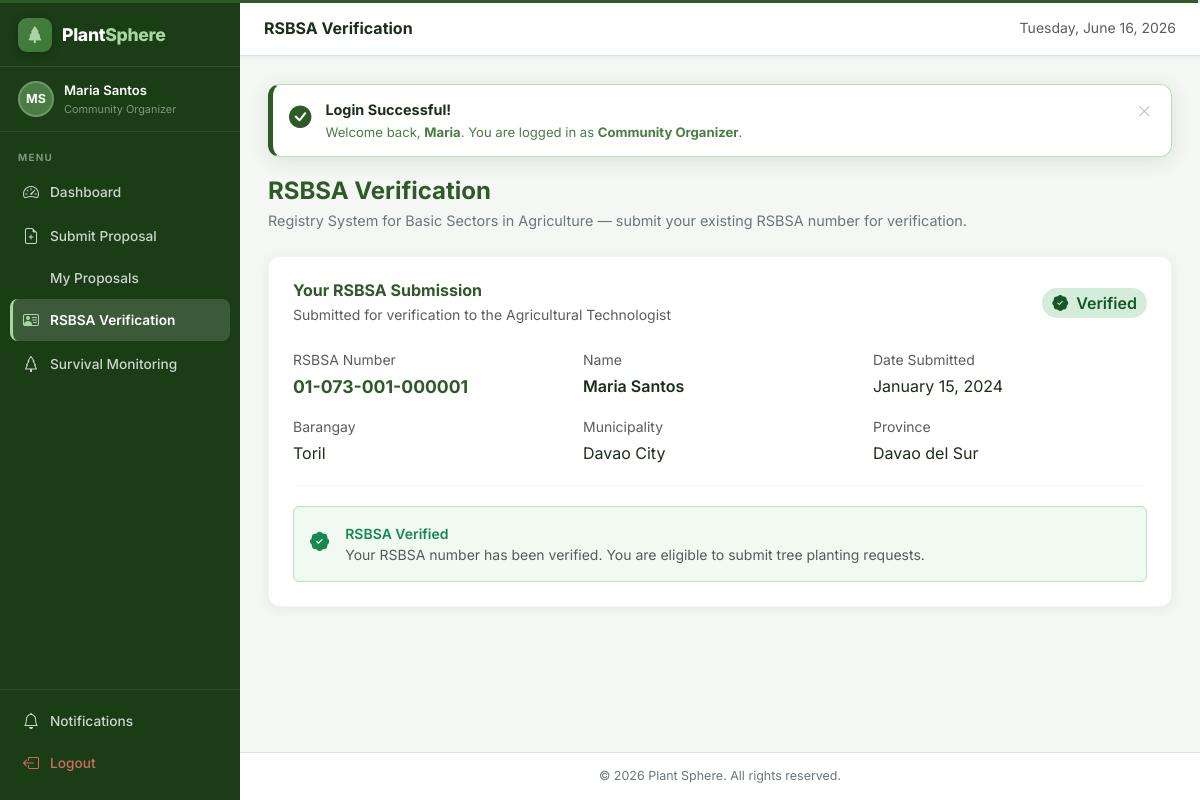
Page /index.php?action=rsbsa_form (signed in) on the committed database.
### tables this page shows
CREATE TABLE IF NOT EXISTS rsbsa_registry (
    id INT AUTO_INCREMENT PRIMARY KEY,
    user_id INT NOT NULL,
    rsbsa_number VARCHAR(50) UNIQUE NOT NULL,
    barangay VARCHAR(100) NOT NULL,
    municipality VARCHAR(100) NOT NULL,
    province VARCHAR(100) NOT NULL,
    farm_size DECIMAL(10,2) NOT NULL,
    crop_type VARCHAR(100) NOT NULL,
    registration_date DATE NOT NULL,
    status ENUM('pending','verified','rejected') DEFAULT 'pending',
    created_at TIMESTAMP DEFAULT CURRENT_TIMESTAMP,
    FOREIGN KEY (user_id) REFERENCES users(id)
);

### models/RsbsaRegistry.php (called while the page is built, shortened)
<?php
class RsbsaRegistry {
    private $conn;
    public function __construct($conn) {
        $this->conn = $conn;
    }
    public function getByUser($userId) {
        $stmt = $this->conn->prepare("SELECT * FROM rsbsa_registry WHERE user_id = ? ORDER BY created_at DESC LIMIT 1");
        $stmt->execute([$userId]);
        return $stmt->fetch();
    }
}
?>

### views/organizer/rsbsa_form.php (the view, shortened to what this page needs)
<?php
$pageTitle = 'RSBSA Verification';
include __DIR__ . '/../partials/layout_head.php';
$rsbsaModel = new RsbsaRegistry($conn);
$existing   = $rsbsaModel->getByUser($_SESSION['user']['id']);
?>
<div class="ps-page-header">
    <h2>RSBSA Verification</h2>
    <p>Registry System for Basic Sectors in Agriculture — submit your existing RSBSA number for verification.</p>
</div>
<?php if ($existing): ?>
<div class="ps-card">
    <div class="d-flex justify-content-between align-items-center mb-4">
        <div>
            <h6 class="fw-bold text-ps-green mb-1">Your RSBSA Submission</h6>
            <div class="small text-muted">Submitted for verification to the Agricultural Technologist</div>
        </div>
        <span class="ps-badge ps-badge-<?= $existing['status'] ?> fs-6">
            <?php if ($existing['status'] === 'verified'): ?>
                <i class="bi bi-patch-check-fill me-1"></i>
            <?php elseif ($existing['status'] === 'pending'): ?>
                <i class="bi bi-hourglass-split me-1"></i>
            <?php else: ?>
                <i class="bi bi-x-circle-fill me-1"></i>
            <?php endif; ?>
            <?= ucfirst($existing['status']) ?>
        </span>
    </div>
    <div class="row g-3">
        <div class="col-md-4">
            <div class="small text-muted mb-1">RSBSA Number</div>
            <div class="fw-bold text-ps-green" style="font-size:1.1rem;"><?= htmlspecialchars($existing['rsbsa_number']) ?></div>
        </div>
        <div class="col-md-4">
            <div class="small text-muted mb-1">Name</div>
            <div class="fw-semibold"><?= htmlspecialchars($_SESSION['user']['firstname'] . ' ' . $_SESSION['user']['lastname']) ?></div>
        </div>
        <div class="col-md-4">
            <div class="small text-muted mb-1">Date Submitted</div>
            <div><?= date('F d, Y', strtotime($existing['registration_date'])) ?></div>
        </div>
        <div class="col-md-4">
            <div class="small text-muted mb-1">Barangay</div>
            <div><?= htmlspecialchars($existing['barangay']) ?></div>
        </div>
        <div class="col-md-4">
            <div class="small text-muted mb-1">Municipality</div>
            <div><?= htmlspecialchars($existing['municipality']) ?></div>
        </div>
        <div class="col-md-4">
            <div class="small text-muted mb-1">Province</div>
            <div><?= htmlspecialchars($existing['province']) ?></div>
        </div>
    </div>
    <hr class="section-divider">
    <?php if ($existing['status'] === 'pending'): ?>
        <div class="d-flex align-items-start gap-3 p-3 rounded" style="background:#fff8e1;border:1px solid #ffe082;">
            <i class="bi bi-hourglass-split text-warning mt-1" style="font-size:1.2rem;"></i>
            <div>
                <div class="fw-semibold small" style="color:#856404;">Awaiting Verification</div>
                <div class="small text-muted">The Agricultural Technologist will verify your RSBSA number against the official registry. You will be notified once verified.</div>
            </div>
        </div>
    <?php elseif ($existing['status'] === 'verified'): ?>
        <div class="d-flex align-items-start gap-3 p-3 rounded" style="background:#f0faf0;border:1px solid #b7dfb7;">
            <i class="bi bi-patch-check-fill text-success mt-1" style="font-size:1.2rem;"></i>
            <div>
                <div class="fw-semibold small text-success">RSBSA Verified</div>
                <div class="small text-muted">Your RSBSA number has been verified. You are eligible to submit tree planting requests.</div>
            </div>
        </div>
    <?php endif; ?>
</div>
<?php endif; ?>
<?php include __DIR__ . '/../partials/layout_foot.php'; ?>

### index.php (shortened to what this page needs)
<?php
require_once __DIR__ . '/database/db.php';
require_once __DIR__ . '/models/SecurityLog.php';
require_once __DIR__ . '/models/RsbsaRegistry.php';
$action = $_GET['action'] ?? 'login';
switch ($action) {
    case 'rsbsa_form':
        include 'views/organizer/rsbsa_form.php';
        break;
}
?>

### views/partials/layout_head.php (shortened to what this page needs)
<?php
$pageTitle = $pageTitle ?? 'Plant Sphere';
?><!DOCTYPE html>
<html lang="en">
<head>
    <link href="https://cdn.jsdelivr.net/npm/bootstrap@5.3.0/dist/css/bootstrap.min.css" rel="stylesheet">
    <link rel="stylesheet" href="https://cdn.jsdelivr.net/npm/bootstrap-icons@1.11.3/font/bootstrap-icons.min.css">
    <link rel="stylesheet" href="assets/css/style.css">
</head>
<body class="ps-app">
<?php include __DIR__ . '/sidebar.php'; ?>
<div class="ps-main">
    <header class="ps-topbar">
        <div class="ps-topbar-title"><?= htmlspecialchars($pageTitle) ?></div>
        <div class="ps-topbar-right">
            <span class="small text-muted d-none d-md-inline">
                <?= date('l, F j, Y') ?>
            </span>
        </div>
    </header>
    <div class="ps-content" style="position:relative;">
        <?php if (!empty($_SESSION['login_success'])):
            $fname = htmlspecialchars($_SESSION['user']['firstname'] ?? '');
            $roleLabels = [
                'admin'                     => 'System Administrator',
                'community_organizer'       => 'Community Organizer',
                'community_affairs_worker'  => 'Community Affairs Worker',
                'agricultural_technologist' => 'Agricultural Technologist',
                'mao'                       => 'Municipal Agriculture Office',
            ];
            $roleLabel = $roleLabels[$_SESSION['user']['role'] ?? ''] ?? 'User';
        ?>
        <div id="loginSuccessToast" class="login-toast" role="alert" aria-live="polite">
            <div class="login-toast-icon">
                <i class="bi bi-check-circle-fill"></i>
            </div>
            <div class="login-toast-body">
                <div class="login-toast-title">Login Successful!</div>
                <div class="login-toast-msg">
                    Welcome back, <strong><?= $fname ?></strong>. You are logged in as <strong><?= $roleLabel ?></strong>.
                </div>
            </div>
            <button class="login-toast-close" onclick="dismissToast()" aria-label="Dismiss">
                <i class="bi bi-x-lg"></i>
            </button>
        </div>
        <?php endif; ?>

### views/partials/sidebar.php (shortened to what this page needs)
<?php
$role         = $_SESSION['user']['role'];
$currentAction = $_GET['action'] ?? 'dashboard';
$roleLabels = [
    'community_organizer'       => 'Community Organizer',
    'community_affairs_worker'  => 'Community Affairs Worker',
    'agricultural_technologist' => 'Agricultural Technologist',
    'mao'                       => 'Municipal Agriculture Office',
    'admin'                     => 'System Administrator',
    'barangay_captain'          => 'Barangay Captain',
    'department_head'           => 'Department Head',
    'nursery'                   => 'Nursery Staff',
];
$roleLabel = $roleLabels[$role] ?? 'User';
$navItems = [];
if ($role === 'community_organizer') {
    $navItems = [
        ['action' => 'dashboard',        'label' => 'Dashboard',           'icon' => 'bi-speedometer2'],
        ['action' => 'submit_request',   'label' => 'Submit Proposal',     'icon' => 'bi-file-earmark-plus'],
        ['action' => 'my_requests',      'label' => 'My Proposals',        'icon' => 'bi-clipboard-list'],
        ['action' => 'rsbsa_form',       'label' => 'RSBSA Verification',  'icon' => 'bi-person-vcard'],
        ['action' => 'nursery_survival', 'label' => 'Survival Monitoring', 'icon' => 'bi-tree'],
    ];
} elseif ($role === 'community_affairs_worker') {
    $navItems = [
        ['action' => 'dashboard',     'label' => 'Dashboard',          'icon' => 'bi-speedometer2'],
        ['action' => 'view_requests', 'label' => 'View Requests',       'icon' => 'bi-inbox'],
        ['action' => 'seedling_info', 'label' => 'Seedling Materials',  'icon' => 'bi-tree'],
    ];
} elseif ($role === 'mao') {
    $navItems = [
        ['action' => 'dashboard',     'label' => 'Dashboard',         'icon' => 'bi-speedometer2'],
        ['action' => 'review_slips',  'label' => 'Review Slips',      'icon' => 'bi-file-earmark-check'],
        ['action' => 'route_request', 'label' => 'Routed Requests',   'icon' => 'bi-send'],
    ];
} elseif ($role === 'nursery') {
    $navItems = [
        ['action' => 'dashboard',        'label' => 'Dashboard',          'icon' => 'bi-speedometer2'],
        ['action' => 'nursery_release',  'label' => 'Release Seed Packs', 'icon' => 'bi-box-seam'],
        ['action' => 'nursery_history',  'label' => 'Release History',    'icon' => 'bi-clock-history'],
    ];
}
?>
<aside class="ps-sidebar" id="psSidebar">
    <div class="ps-sidebar-brand">
        <div class="ps-sidebar-brand-icon">
            <i class="bi bi-tree-fill"></i>
        </div>
        <div class="ps-sidebar-brand-text">
            <span class="brand-main">Plant</span><span class="brand-accent">Sphere</span>
        </div>
    </div>
    <div class="ps-sidebar-user">
        <div class="ps-sidebar-avatar">
            <?= strtoupper(substr($_SESSION['user']['firstname'], 0, 1) . substr($_SESSION['user']['lastname'], 0, 1)) ?>
        </div>
        <div class="ps-sidebar-user-info">
            <div class="ps-sidebar-user-name"><?= htmlspecialchars($_SESSION['user']['firstname'] . ' ' . $_SESSION['user']['lastname']) ?></div>
            <div class="ps-sidebar-user-role"><?= $roleLabel ?></div>
        </div>
    </div>
    <nav class="ps-sidebar-nav">
        <div class="ps-sidebar-nav-label">Menu</div>
        <?php foreach ($navItems as $item):
            $isActive = $currentAction === $item['action'];
        ?>
        <a href="index.php?action=<?= $item['action'] ?>"
           class="ps-sidebar-nav-item <?= $isActive ? 'active' : '' ?>">
            <i class="bi <?= $item['icon'] ?>"></i>
            <span><?= $item['label'] ?></span>
        </a>
        <?php endforeach; ?>
    </nav>
    <div class="ps-sidebar-bottom">
        <div class="ps-sidebar-notif-wrap">
            <button class="ps-sidebar-nav-item w-100 border-0 bg-transparent text-start"
                    id="sidebarNotifBtn" onclick="toggleSidebarNotif()" style="cursor:pointer;">
                <i class="bi bi-bell"></i>
                <span>Notifications</span>
            </button>
        </div>
        <a href="index.php?action=logout" class="ps-sidebar-nav-item ps-sidebar-logout">
            <i class="bi bi-box-arrow-left"></i>
            <span>Logout</span>
        </a>
    </div>
</aside>

### views/partials/layout_foot.php (shortened to what this page needs)
    </div>
    <footer class="ps-footer">
        &copy; <?= date('Y') ?> Plant Sphere. All rights reserved.
    </footer>
</div>
</body>
</html>

### views/partials/layout_head.php (style rules this page uses)
.login-toast { display: flex; align-items: flex-start; gap: 14px; background: #fff; border: 1.5px solid #b7dfb7; border-left: 5px solid #2d5a27; border-radius: 12px; padding: 14px 16px; margin-bottom: 20px; box-shadow: 0 4px 20px rgba(45,90,39,0.12); animation: toastSlideIn 0.4s cubic-bezier(0.16,1,0.3,1); }
.login-toast-icon { font-size: 1.4rem; color: #2d5a27; flex-shrink: 0; margin-top: 1px; }
.login-toast-title { font-size: 0.9rem; font-weight: 700; color: #1a2e1a; margin-bottom: 2px; }
.login-toast-msg { font-size: 0.82rem; color: #4a7c44; }
.login-toast-close { background: none; border: none; color: #adb5bd; cursor: pointer; font-size: 0.85rem; margin-left: auto; padding: 2px 4px; flex-shrink: 0; transition: color 0.2s; }

### rows in the picture
rsbsa_registry: status "Verified", rsbsa_number "01-073-001-000001", registration_date "January 15, 2024", barangay "Toril", municipality "Davao City", province "Davao del Sur"

### other values in the picture
$_SESSION['user']['firstname'] . ' ' . $_SESSION['user']['lastname'] "Maria Santos"
$roleLabel "Community Organizer"
$item['label'] "Dashboard"
$item['label'] "Submit Proposal"
$item['label'] "My Proposals"
$item['label'] "RSBSA Verification"
$item['label'] "Survival Monitoring"
$pageTitle "RSBSA Verification"
$fname "Maria"
